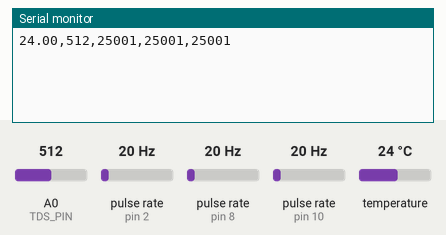
Recording of a sketch running on a simulated Arduino Uno, built with avr-gcc and run on an emulated ATmega328P. On the bench: the last lines printed to the serial monitor. Wiring (inferred from the names in the program): 3 × pulse sensor: data pin 2 / data pin 8 / data pin 10. The inputs (shaded band) are chosen by the test bench; at power-on: pulse rate (sensors on pin 2, pin 8, pin 10) 20 Hz, temperature 24 °C, A0 (TDS_PIN) = 512.

Above: at 1.2 s.
1.3 s: pulse rate (sensor on pin 2) set to 4 Hz
2.8 s: pulse rate (sensor on pin 8) set to 4 Hz
At 4.1 s:
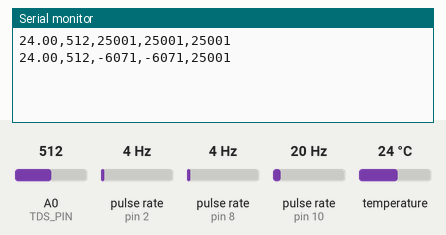
4.3 s: pulse rate (sensor on pin 10) set to 4 Hz
5.8 s: temperature set to 12 °C
At 5.8 s:
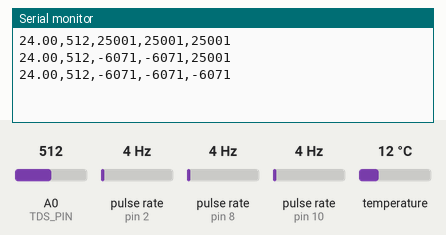
7.3 s: A0 (TDS_PIN) set to 716
At 8.6 s:
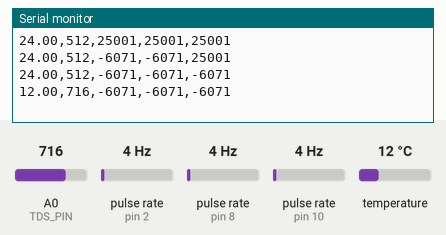
8.8 s: pulse rate (sensor on pin 2) set to 50 Hz
At 11.0 s:
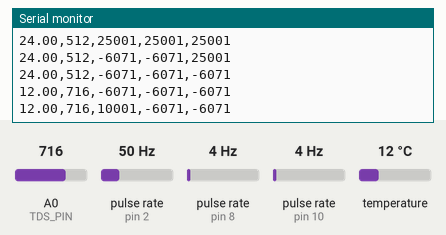
Timing chart, 0 to 11.3 s (numbered marks = the images above; inputs shaded):
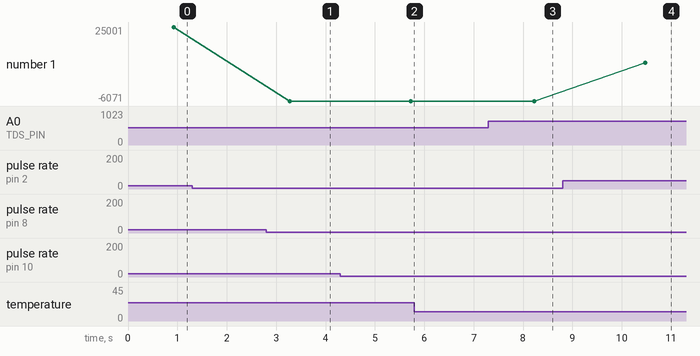

Measured:
- after the input at 2.8 s, the serial monitor: prints a new line after 0.48 s (image 1)
- after the input at 7.3 s, the serial monitor: prints a new line after 0.93 s (image 3)
- after the input at 8.8 s, the serial monitor: prints a new line after 1.7 s (image 4)
- plotted number 1: -6071 → 10001 after the input at 8.8 s

The sketch:

Arduino_code.ino
```cpp
#include <OneWire.h>
#include <DallasTemperature.h>

// Constants
const int TDS_PIN = A0;
const int FLOW_PIN = 2;
const int FLOW_PIN1 = 8;
const int FLOW_PIN2 = 10;

// Objects
OneWire oneWire(3);
DallasTemperature sensors(&oneWire);

// Variables
float temperature;
int tdsValue;
int flowValue, flowValue1, flowValue2;

void setup() {
  // Start serial communication
  Serial.begin(9600);

  // Initialize sensors
  sensors.begin();
}

void loop() {
  // Read temperature
  sensors.requestTemperatures();
  temperature = sensors.getTempCByIndex(0);

  // Read TDS value
  tdsValue = analogRead(TDS_PIN);

  // Read flow value
  flowValue = pulseIn(FLOW_PIN, HIGH);
  flowValue1 = pulseIn(FLOW_PIN1, HIGH);
  flowValue2 = pulseIn(FLOW_PIN2, HIGH);

  // Create a comma-separated string of sensor readings
  String sensorData = String(temperature) + "," + String(tdsValue) + "," + String(flowValue) + "," +
                      String(flowValue1) + "," + String(flowValue2);

  // Send sensor data over serial
  Serial.println(sensorData);

  // Delay before the next reading
  delay(1000);
}
```
